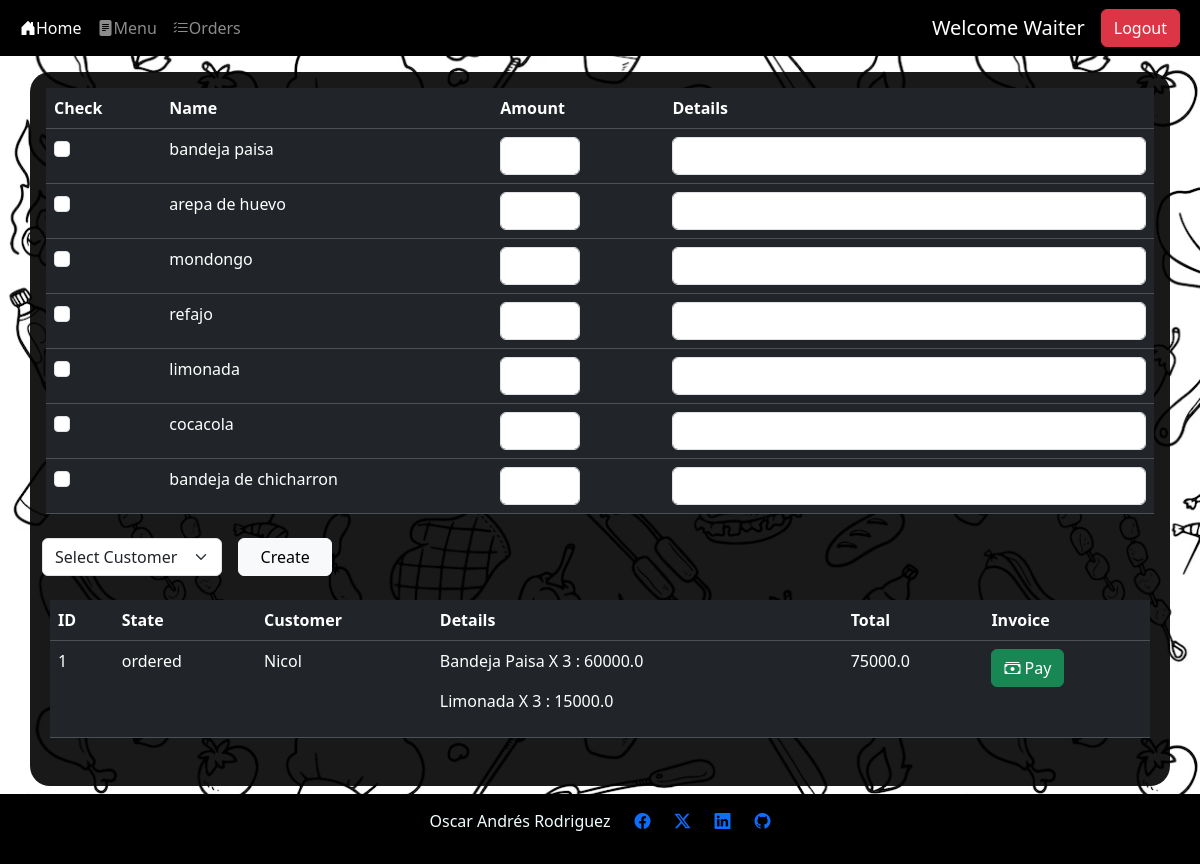
The app's page /orders/ (signed in) with its own data.
### src/db/db_models.py (models this page shows)
class Users(Base):
    __tablename__ = "users"
    id = Column(Integer,primary_key=True, index=True)
    name = Column(String)
    last_name = Column(String)
    email = Column(String, unique=True, index=True, nullable=False)
    password = Column(String, nullable=False)
    rol_id = Column(Integer, ForeignKey('roles.id'), nullable=True)

class Food(Base):
    __tablename__ = "food"
    id = Column(Integer,primary_key=True, index=True)
    name = Column(String, nullable=False)
    origin = Column(String)
    ingredients = Column(String, nullable=False)
    meal_id = Column(Integer,ForeignKey('meal.id'), nullable=False)
    price = Column(Integer, nullable=False)
    image_url = Column(String, nullable=True)
    type_id = Column(Integer, ForeignKey("types.id"), nullable=False)

class States(Base):
    __tablename__ = "states"
    id = Column(Integer,primary_key=True, index=True)
    name = Column(String, nullable=False)

### src/routes/orders.py (the view)
@router.get('/')
def get_orders(request: Request,db: Session = Depends(get_db)):
    print("loading orders page")
    user, body = get_current_user(request=request, db=db)
    if user is None:
            return RedirectResponse(url="/home",status_code=status.HTTP_307_TEMPORARY_REDIRECT)
    menu, types, food= menu_actions.get_menu_details(db=db)
    customers = db.query(Users).filter(Users.rol_id == 4).all()
    body["customers"] = customers
    body["menu"] = menu
    body['orders'] = order_actions.get_order_details(db)
    return templates.TemplateResponse("orders.html", body)

### templates/orders.html (shortened to what this page needs)
{% extends "layout.html" %}
{% block content %}
<div class="container menu-container mt-3 p-3 ">
    {% if rol in [1,3] %}
    <form action="/orders/add_order"  method="post">
        <table class="table table-dark table-hover p-1">
            <thead>
                <tr>
                    <th>Check</th>
                    <th>Name</th>
                    <th>Amount</th>
                    <th>Details</th>
                </tr>
            </thead>
            <tbody>
                {% for item in menu %}
                <tr>
                    <td>
                        <input class="form-check-input" type="checkbox" value="{{item.food_id}}" id="food_id" name="food_id_{{item.food_id}}">
                    </td>
                    <td>
                        <label class="form-check-label" for="{{item.id}}"> {{item.name}} </label>
                    </td>
                    <td >
                        <input class="form-control" type="number" min="0" id="food_quantity" name="food_quantity_{{item.food_id}}" style="width: 80px;">
                    </td>
                    <td>
                        <input type="text" class="form-control" id="detail" name="detail_{{item.food_id}}" >
                    </td>
                </tr>
                {% endfor %}
            </tbody>
        </table>
        <div class="row">
            <select class="form-select m-2" aria-label="select customer" style="max-width: 180px;" name="customer_id">
                <option selected>Select Customer</option>
              </select>
            <button type="submit" class="btn btn-light col-1 m-2">Create</button>
        </div>
    </form>
    <div class="row p-3">
        <table class="table table-dark table-hover p-1">
            <thead>
                <tr>
                    <th>ID</th>
                    <th>State</th>
                    <th>Customer</th>
                    <th>Details</th>
                    <th>Total</th>
                    <th>Invoice</th>
                </tr>
            </thead>
            <tbody>
                {% for order in orders %}
                {% if order.state != 'finished' %}
                <tr>
                    <td> {{order.id}} </td>
                    <td> {{order.state}} </td>
                    <td> {{order.user_name | title}} </td>
                    <td>
                        {% for order_id, order_detail in order.details.items() %}
                        <p>{{ order_detail.food_name | title}} X {{ order_detail.food_quantity }} : {{ order_detail.price }}</p>
                        {% endfor %}
                    </td>
                    <td> {{order.total}} </td>
                    <td>
                        <a class="btn btn-success" href="/invoice/create_invoice/{{order.id}}"><i class="bi bi-cash-stack"></i> Pay</a>
                    </td>
                </tr>
                {% endif %}
                {% endfor %}
            </tbody>
        </table>
    </div>
    {% endif %}
</div>
{% endblock %}

### templates/nav-bar.html (shortened to what this page needs)
<nav class="navbar navbar-expand-lg navbar-dark bg-black ">
    <div class="container-fluid">
      <div class="collapse navbar-collapse" id="navbarSupportedContent">
        <ul class="navbar-nav me-auto mb-2 mb-lg-0">
          <li class="nav-item">
            <a class="nav-link active" aria-current="page" href="/home"> <i class="bi-house-door-fill"></i>Home</a>
          </li>
        {% if session %}
          <li class="nav-item">
            <a class="nav-link" href="/menu"> <i class="bi-file-text-fill"></i>Menu</a>
          </li>
          {% if rol != 4%}
          <li class="nav-item">
            <a class="nav-link" href="/orders"> <i class="bi-list-check"></i>Orders</a>
          </li>
          {% endif %}
        {% endif %}
      </ul>
      {% if USERNAME  %}
      <a class="navbar-brand">Welcome {{ USERNAME | title }}</a>
      {% endif %}
        {% if session == True %}
        <form class="d-flex" role="logout" method="post" action="/logout">
          <button class="btn btn-danger me-2" href="/logout" type="submit">Logout</button>
        </form>
          {% else %}
          <a class="btn btn-success me-2" href="/login">Login</a>
          <a class="btn btn-info me-2" href="/register">Register</a>
          {% endif %}
      </div>
    </div>
  </nav>

### static/styles.css (style rules this page uses)
body { background-image: url("/static/food.png"); }
.menu-container { background: rgba(0,0,0,.9); color: azure; border-radius: 20px; }

### records on screen
Users: name "Waiter"
Food: name "bandeja paisa", food_name "Bandeja Paisa"
Food: name "arepa de huevo"
Food: name "mondongo"
Food: name "refajo"
Food: name "limonada", food_name "Limonada"
Food: name "cocacola"
Food: name "bandeja de chicharron"
States: state "ordered"
Users: user_name "Nicol"

### other values on screen
{{ order.id }} "1"
{{ order_detail.food_quantity }} "3" "3"
{{ order_detail.price }} "60000.0" "15000.0"
{{ order.total }} "75000.0"
